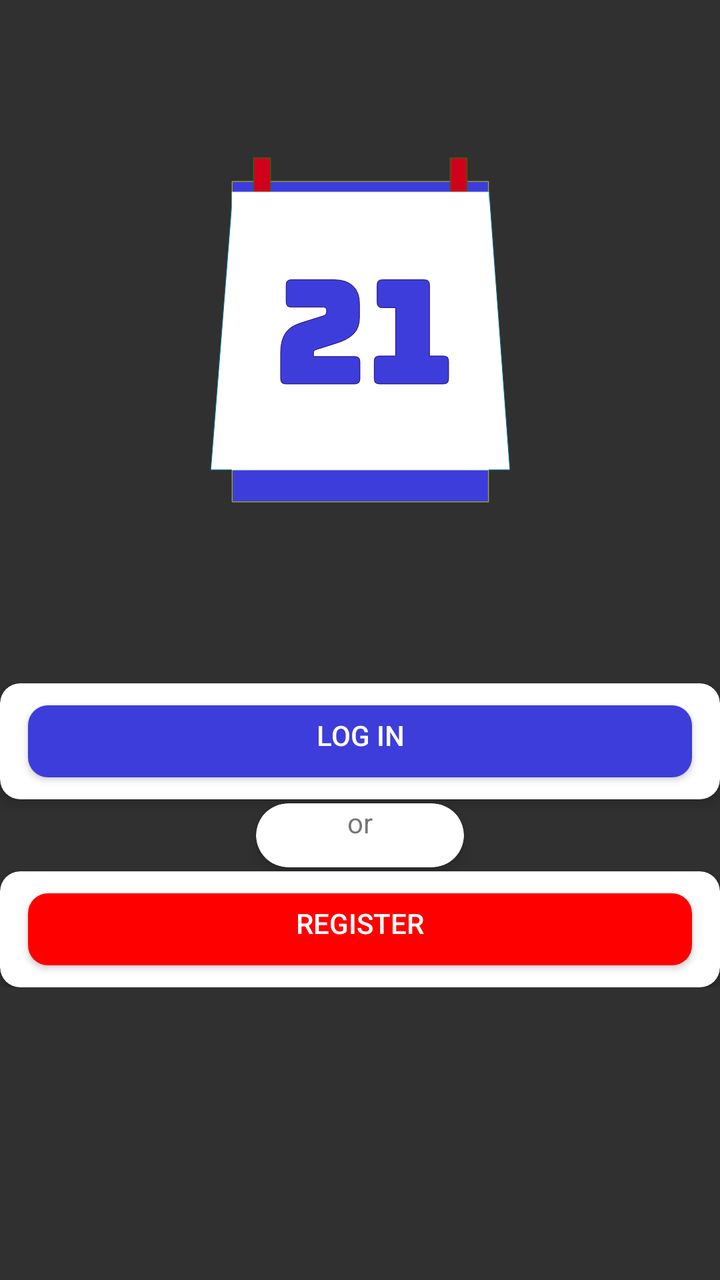
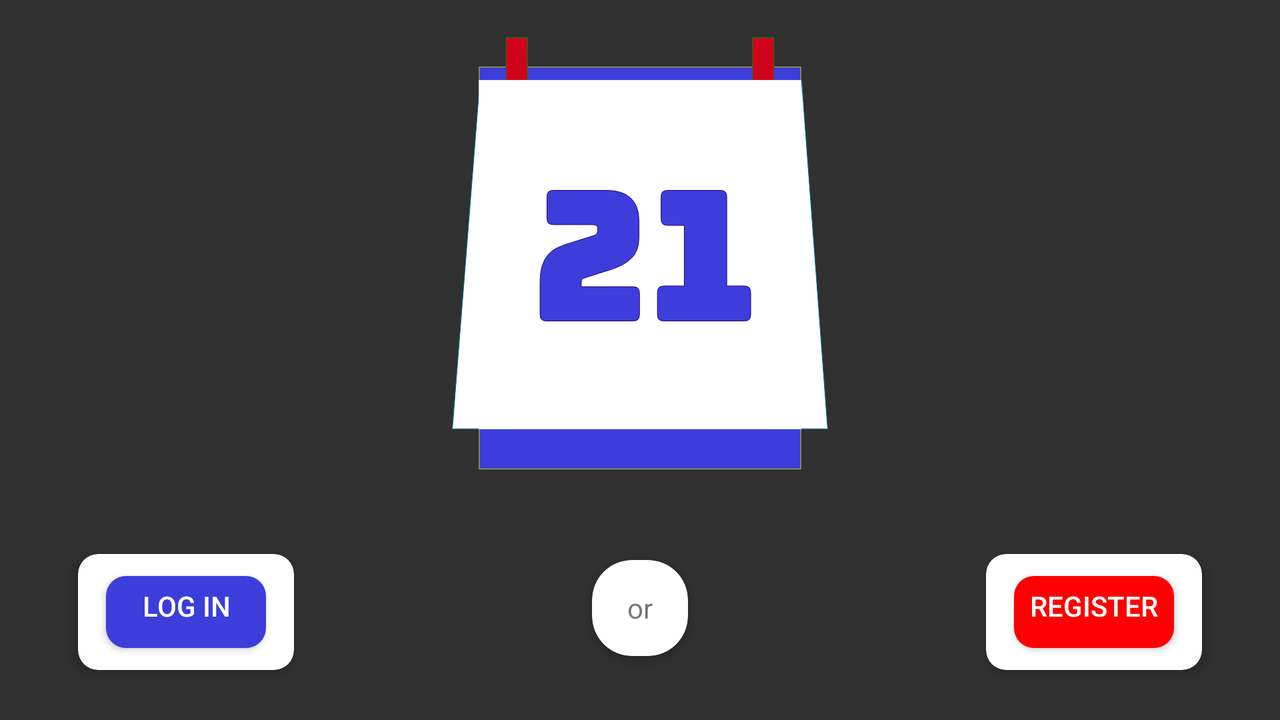

Two renders of one Android screen. The first uses the default layout on a phone; the second uses the alternative layout the repository ships for a different screen configuration, on a matching device. The two XML files are below.
<!-- AndroidManifest.xml: application theme AppTheme -->
<!-- res/layout/fragment_start.xml -->
<?xml version="1.0" encoding="utf-8"?>
<androidx.constraintlayout.widget.ConstraintLayout xmlns:android="http://schemas.android.com/apk/res/android"
    xmlns:app="http://schemas.android.com/apk/res-auto"
    xmlns:tools="http://schemas.android.com/tools"
    android:id="@+id/start"
    android:layout_width="match_parent"
    android:layout_height="match_parent"
    android:animateLayoutChanges="true"
    android:background="#303030"
    android:isScrollContainer="true"
    tools:context="com.example.calenderproject.fragments.StartFragment">

    <FrameLayout
        android:id="@+id/frame"
        android:layout_width="0dp"
        android:layout_height="wrap_content"
        android:animateLayoutChanges="true"
        app:layout_constraintBottom_toBottomOf="parent"
        app:layout_constraintEnd_toEndOf="parent"
        app:layout_constraintHorizontal_bias="1.0"
        app:layout_constraintStart_toStartOf="parent"
        app:layout_constraintTop_toTopOf="parent"
        app:layout_constraintVertical_bias="0.7">

        <androidx.cardview.widget.CardView
            android:id="@+id/form_login"
            android:layout_width="match_parent"
            android:layout_height="wrap_content"
            android:layout_gravity="top"
            android:background="#303030"
            android:padding="0dp"
            android:visibility="visible"
            app:cardCornerRadius="10dp"
            app:cardElevation="4dp">

            <LinearLayout
                android:id="@+id/login_views"
                android:layout_width="match_parent"
                android:layout_height="wrap_content"
                android:layout_marginTop="5dp"
                android:layout_marginBottom="5dp"
                android:gravity="center"
                android:orientation="vertical">

                <Button
                    android:id="@+id/buttonToSignInFromStart"
                    style="@style/RoundedCornerButton"
                    android:layout_width="match_parent"
                    android:layout_height="wrap_content"
                    android:layout_marginStart="10dp"
                    android:layout_marginEnd="10dp"
                    android:background="@drawable/round_button_style"
                    android:gravity="center|center_horizontal|center_vertical"
                    android:text="@string/sign_in"
                    tools:layout_editor_absoluteX="-136dp"
                    tools:layout_editor_absoluteY="564dp" />

                <EditText
                    android:id="@+id/editSignEmail"
                    android:layout_width="match_parent"
                    android:layout_height="wrap_content"
                    android:layout_marginStart="32dp"
                    android:layout_marginEnd="32dp"
                    android:ems="10"
                    android:hint="@string/email"
                    android:inputType="textEmailAddress"
                    android:visibility="gone"
                    app:layout_constraintBottom_toBottomOf="parent"
                    app:layout_constraintEnd_toEndOf="parent"
                    app:layout_constraintStart_toStartOf="parent"
                    app:layout_constraintTop_toTopOf="parent"
                    app:layout_constraintVertical_bias="0.51" />

                <EditText
                    android:id="@+id/editSignPassword"
                    style="@android:style/Widget.AutoCompleteTextView"
                    android:layout_width="match_parent"
                    android:layout_height="wrap_content"
                    android:layout_marginStart="32dp"
                    android:layout_marginTop="24dp"
                    android:layout_marginEnd="32dp"
                    android:ems="10"
                    android:hint="@string/password"
                    android:inputType="numberPassword"
                    android:visibility="gone"
                    app:layout_constraintEnd_toEndOf="parent"
                    app:layout_constraintStart_toStartOf="parent"
                    app:layout_constraintTop_toBottomOf="@+id/editSignEmail" />

                <Button
                    android:id="@+id/buttonSignIn"
                    style="@style/RoundedCornerButton"
                    android:layout_width="match_parent"
                    android:layout_height="wrap_content"
                    android:layout_marginStart="16dp"
                    android:layout_marginTop="32dp"
                    android:layout_marginEnd="16dp"
                    android:background="@drawable/round_button_style"
                    android:text="@string/sign_in"
                    android:visibility="gone"
                    app:layout_constraintEnd_toEndOf="parent"
                    app:layout_constraintStart_toStartOf="parent"
                    app:layout_constraintTop_toBottomOf="@+id/editSignPassword" />

            </LinearLayout>
        </androidx.cardview.widget.CardView>

        <androidx.cardview.widget.CardView
            android:id="@+id/form_register"
            android:layout_width="match_parent"
            android:layout_height="wrap_content"
            android:layout_gravity="bottom"
            android:layout_marginStart="0dp"
            android:background="#303030"
            android:padding="0dp"
            app:cardCornerRadius="10dp"
            app:cardElevation="4dp"
            app:cardPreventCornerOverlap="true">

            <LinearLayout
                android:id="@+id/register_views"
                android:layout_width="match_parent"
                android:layout_height="match_parent"
                android:layout_marginTop="5dp"
                android:layout_marginBottom="5dp"
                android:gravity="center"
                android:orientation="vertical">

                <Button
                    android:id="@+id/buttonToRegFromStart"
                    style="@style/RoundedCornerButton"
                    android:layout_width="match_parent"
                    android:layout_height="wrap_content"
                    android:layout_gravity="center"
                    android:layout_marginStart="10dp"
                    android:layout_marginEnd="10dp"
                    android:background="@drawable/round_button_style"
                    android:backgroundTint="#FF0000"
                    android:gravity="center"
                    android:text="@string/register" />

                <EditText
                    android:id="@+id/editNameReg"
                    android:layout_width="match_parent"
                    android:layout_height="wrap_content"
                    android:layout_marginStart="32dp"
                    android:layout_marginEnd="32dp"
                    android:ems="10"
                    android:gravity="start|top"
                    android:hint="@string/name"
                    android:inputType="textMultiLine"
                    android:visibility="gone"
                    app:layout_constraintBottom_toTopOf="@+id/editEmailReg"
                    app:layout_constraintEnd_toEndOf="parent"
                    app:layout_constraintHorizontal_bias="0.495"
                    app:layout_constraintStart_toStartOf="parent" />

                <EditText
                    android:id="@+id/editEmailReg"
                    android:layout_width="match_parent"
                    android:layout_height="wrap_content"
                    android:layout_marginStart="32dp"
                    android:layout_marginEnd="32dp"
                    android:ems="10"
                    android:hint="@string/email"
                    android:inputType="textEmailAddress"
                    android:visibility="gone"
                    app:layout_constraintBottom_toBottomOf="parent"
                    app:layout_constraintEnd_toEndOf="parent"
                    app:layout_constraintStart_toStartOf="parent"
                    app:layout_constraintTop_toTopOf="parent" />

                <EditText
                    android:id="@+id/editPasswordReg"
                    android:layout_width="match_parent"
                    android:layout_height="wrap_content"
                    android:layout_marginStart="32dp"
                    android:layout_marginTop="24dp"
                    android:layout_marginEnd="32dp"
                    android:ems="10"
                    android:hint="@string/password"
                    android:inputType="textPassword"
                    android:visibility="gone"
                    app:layout_constraintEnd_toEndOf="parent"
                    app:layout_constraintStart_toStartOf="parent"
                    app:layout_constraintTop_toBottomOf="@+id/editEmailReg" />

                <Button
                    android:id="@+id/buttonRegister"
                    android:layout_width="match_parent"
                    android:layout_height="0dp"
                    android:layout_marginStart="16dp"
                    android:layout_marginTop="32dp"
                    android:layout_marginEnd="16dp"
                    android:layout_weight="@android:integer/config_longAnimTime"
                    android:background="@drawable/round_button_style"
                    android:backgroundTint="#FF0000"
                    android:text="@string/register"
                    android:textColor="#FFFFFF"
                    android:visibility="gone"
                    app:layout_constraintEnd_toEndOf="parent"
                    app:layout_constraintHorizontal_bias="0.0"
                    app:layout_constraintStart_toStartOf="parent"
                    app:layout_constraintTop_toBottomOf="@+id/editPasswordReg" />

            </LinearLayout>
        </androidx.cardview.widget.CardView>

        <androidx.cardview.widget.CardView
            android:id="@+id/info_form"
            android:layout_width="match_parent"
            android:layout_height="32dp"
            android:layout_marginStart="128dp"
            android:layout_marginTop="60dp"
            android:layout_marginEnd="128dp"
            android:layout_marginBottom="60dp"
            app:cardCornerRadius="20dp"
            app:cardElevation="4dp">

            <TextView
                android:id="@+id/textViewInfoStart"
                android:layout_width="match_parent"
                android:layout_height="wrap_content"
                android:gravity="center|center_vertical"
                android:text="@string/or"
                android:textAlignment="center"
                android:visibility="visible" />
        </androidx.cardview.widget.CardView>

    </FrameLayout>

    <ImageView
        android:id="@+id/imageLogo"
        android:layout_width="0dp"
        android:layout_height="0dp"
        android:layout_marginStart="64dp"
        android:layout_marginTop="64dp"
        android:layout_marginEnd="64dp"
        android:layout_marginBottom="64dp"
        app:layout_constraintBottom_toTopOf="@+id/frame"
        app:layout_constraintDimensionRatio="1:1"
        app:layout_constraintEnd_toEndOf="parent"
        app:layout_constraintStart_toStartOf="parent"
        app:layout_constraintTop_toTopOf="parent"
        app:srcCompat="@drawable/ic_logo" />


</androidx.constraintlayout.widget.ConstraintLayout>
<!-- resources referenced by this layout -->
<resources>
  <!-- drawable ic_logo: vector/xml drawable (drawable, 3890 chars, omitted) -->
  <!-- drawable round_button_style (drawable) -->
  <?xml version="1.0" encoding="utf-8"?>
  <inset xmlns:android="http://schemas.android.com/apk/res/android"
      android:insetBottom="6dp"
      android:insetLeft="4dp"
      android:insetRight="4dp"
      android:insetTop="6dp">
      <ripple android:color="?attr/colorControlHighlight">
          <item>
              <shape android:shape="rectangle"
                  android:tint="#3D3DDB">
                  <corners android:radius="10dp"/>
                  <solid android:color="#3D3DDB"/>
                  <padding android:bottom="6dp"/>
              </shape>
          </item>
      </ripple>
  </inset>
  <string name="email">email</string>
  <string name="name">name</string>
  <string name="or">or</string>
  <string name="password">password</string>
  <string name="register">Register</string>
  <string name="sign_in">Log In</string>
  <style name="RoundedCornerButton" parent="@style/Widget.AppCompat.Button.Colored">
          <item name="background">@drawable/round_button_style</item>
          <item name="colorButtonNormal">#1a237e</item>
          <item name="colorControlHighlight">#673ab7</item>
      </style>
  <style name="AppTheme" parent="Theme.AppCompat.Light.DarkActionBar">
          
          <item name="colorPrimary">@color/colorPrimary</item>
          <item name="colorPrimaryDark">@color/colorPrimaryDark</item>
          <item name="colorAccent">@color/colorAccent</item>
      </style>
  <color name="colorPrimary">#008577</color>
  <color name="colorPrimaryDark">#00574B</color>
  <color name="colorAccent">#D81B60</color>
</resources>
<!-- res/layout-land/fragment_start.xml (the repository's variant of the layout above) -->
<!-- drawn on the phone turned sideways -->
<?xml version="1.0" encoding="utf-8"?>
<androidx.constraintlayout.widget.ConstraintLayout xmlns:android="http://schemas.android.com/apk/res/android"
    xmlns:app="http://schemas.android.com/apk/res-auto"
    xmlns:tools="http://schemas.android.com/tools"
    android:id="@+id/start"
    android:layout_width="match_parent"
    android:layout_height="match_parent"
    android:animateLayoutChanges="true"
    android:background="#303030"
    tools:context="com.example.calenderproject.fragments.StartFragment">

    <ImageView
        android:id="@+id/imageLogo"
        android:layout_width="0dp"
        android:layout_height="0dp"
        app:layout_constraintBottom_toTopOf="@+id/frame"
        app:layout_constraintDimensionRatio="1:1"
        app:layout_constraintEnd_toEndOf="parent"
        app:layout_constraintStart_toStartOf="parent"
        app:layout_constraintTop_toTopOf="parent"
        app:srcCompat="@drawable/ic_logo" />

    <FrameLayout
        android:id="@+id/frame"
        android:layout_width="0dp"
        android:layout_height="wrap_content"
        android:layout_marginStart="32dp"
        android:layout_marginEnd="32dp"
        android:animateLayoutChanges="true"
        app:layout_constraintBottom_toBottomOf="parent"
        app:layout_constraintEnd_toEndOf="parent"
        app:layout_constraintStart_toStartOf="parent"
        app:layout_constraintTop_toTopOf="parent"
        app:layout_constraintVertical_bias="1.0">

        <androidx.cardview.widget.CardView
            android:id="@+id/form_login"
            android:layout_width="wrap_content"
            android:layout_height="wrap_content"
            android:layout_gravity="bottom|start"
            android:layout_marginBottom="16dp"
            android:background="#303030"
            android:padding="0dp"
            android:visibility="visible"
            app:cardCornerRadius="10dp"
            app:cardElevation="4dp"
            app:cardPreventCornerOverlap="true"
            app:cardUseCompatPadding="true">

            <LinearLayout
                android:id="@+id/login_views"
                android:layout_width="wrap_content"
                android:layout_height="wrap_content"
                android:layout_marginTop="5dp"
                android:layout_marginBottom="5dp"
                android:orientation="vertical">

                <Button
                    android:id="@+id/buttonToSignInFromStart"
                    style="@style/RoundedCornerButton"
                    android:layout_width="match_parent"
                    android:layout_height="wrap_content"
                    android:layout_marginStart="10dp"
                    android:layout_marginEnd="10dp"
                    android:background="@drawable/round_button_style"
                    android:gravity="center|center_horizontal|center_vertical"
                    android:text="@string/sign_in"
                    tools:layout_editor_absoluteX="-136dp"
                    tools:layout_editor_absoluteY="564dp" />

                <EditText
                    android:id="@+id/editSignEmail"
                    android:layout_width="match_parent"
                    android:layout_height="wrap_content"
                    android:layout_marginStart="32dp"
                    android:layout_marginEnd="32dp"
                    android:ems="10"
                    android:hint="@string/email"
                    android:inputType="textEmailAddress"
                    android:visibility="gone"
                    app:layout_constraintBottom_toBottomOf="parent"
                    app:layout_constraintEnd_toEndOf="parent"
                    app:layout_constraintStart_toStartOf="parent"
                    app:layout_constraintTop_toTopOf="parent"
                    app:layout_constraintVertical_bias="0.51" />

                <EditText
                    android:id="@+id/editSignPassword"
                    style="@android:style/Widget.AutoCompleteTextView"
                    android:layout_width="match_parent"
                    android:layout_height="wrap_content"
                    android:layout_marginStart="32dp"
                    android:layout_marginTop="16dp"
                    android:layout_marginEnd="32dp"
                    android:ems="10"
                    android:hint="@string/password"
                    android:inputType="numberPassword"
                    android:visibility="gone"
                    app:layout_constraintEnd_toEndOf="parent"
                    app:layout_constraintStart_toStartOf="parent"
                    app:layout_constraintTop_toBottomOf="@+id/editSignEmail" />

                <Button
                    android:id="@+id/buttonSignIn"
                    style="@style/RoundedCornerButton"
                    android:layout_width="match_parent"
                    android:layout_height="wrap_content"
                    android:layout_marginStart="16dp"
                    android:layout_marginTop="24dp"
                    android:layout_marginEnd="16dp"
                    android:background="@drawable/round_button_style"
                    android:text="@string/sign_in"
                    android:visibility="gone"
                    app:layout_constraintEnd_toEndOf="parent"
                    app:layout_constraintStart_toStartOf="parent"
                    app:layout_constraintTop_toBottomOf="@+id/editSignPassword" />

            </LinearLayout>
        </androidx.cardview.widget.CardView>

        <androidx.cardview.widget.CardView
            android:id="@+id/form_register"
            android:layout_width="wrap_content"
            android:layout_height="wrap_content"
            android:layout_gravity="bottom|end"
            android:layout_marginBottom="16dp"
            android:background="#303030"
            android:padding="0dp"
            app:cardCornerRadius="10dp"
            app:cardElevation="4dp"
            app:cardPreventCornerOverlap="true"
            app:cardUseCompatPadding="true">

            <LinearLayout
                android:id="@+id/register_views"
                android:layout_width="wrap_content"
                android:layout_height="wrap_content"
                android:layout_marginTop="5dp"
                android:layout_marginBottom="5dp"
                android:orientation="vertical">

                <Button
                    android:id="@+id/buttonToRegFromStart"
                    style="@style/RoundedCornerButton"
                    android:layout_width="match_parent"
                    android:layout_height="wrap_content"
                    android:layout_gravity="center"
                    android:layout_marginStart="10dp"
                    android:layout_marginEnd="10dp"
                    android:background="@drawable/round_button_style"
                    android:backgroundTint="#FF0000"
                    android:gravity="center"
                    android:text="@string/register" />

                <EditText
                    android:id="@+id/editNameReg"
                    android:layout_width="match_parent"
                    android:layout_height="wrap_content"
                    android:layout_marginStart="32dp"
                    android:layout_marginEnd="32dp"
                    android:layout_marginTop="16dp"
                    android:ems="10"
                    android:hint="@string/name"
                    android:inputType="textPersonName"
                    android:visibility="gone"
                    app:layout_constraintBottom_toTopOf="@+id/editEmailReg"
                    app:layout_constraintEnd_toEndOf="parent"
                    app:layout_constraintHorizontal_bias="0.495"
                    app:layout_constraintStart_toStartOf="parent" />

                <EditText
                    android:id="@+id/editEmailReg"
                    android:layout_width="match_parent"
                    android:layout_height="wrap_content"
                    android:layout_marginStart="32dp"
                    android:layout_marginEnd="32dp"
                    android:layout_marginTop="16dp"
                    android:ems="10"
                    android:hint="@string/email"
                    android:inputType="textEmailAddress"
                    android:visibility="gone"
                    app:layout_constraintBottom_toBottomOf="parent"
                    app:layout_constraintEnd_toEndOf="parent"
                    app:layout_constraintStart_toStartOf="parent"
                    app:layout_constraintTop_toTopOf="parent" />

                <EditText
                    android:id="@+id/editPasswordReg"
                    android:layout_width="match_parent"
                    android:layout_height="wrap_content"
                    android:layout_marginStart="32dp"
                    android:layout_marginTop="16dp"
                    android:layout_marginEnd="32dp"
                    android:ems="10"
                    android:hint="@string/password"
                    android:inputType="textPassword"
                    android:visibility="gone"
                    app:layout_constraintEnd_toEndOf="parent"
                    app:layout_constraintStart_toStartOf="parent"
                    app:layout_constraintTop_toBottomOf="@+id/editEmailReg" />

                <Button
                    android:id="@+id/buttonRegister"
                    android:layout_width="match_parent"
                    android:layout_height="0dp"
                    android:layout_marginStart="16dp"
                    android:layout_marginTop="24dp"
                    android:layout_marginEnd="16dp"
                    android:layout_weight="@android:integer/config_longAnimTime"
                    android:background="@drawable/round_button_style"
                    android:backgroundTint="#FF0000"
                    android:text="@string/register"
                    android:visibility="gone"
                    app:layout_constraintEnd_toEndOf="parent"
                    app:layout_constraintHorizontal_bias="0.0"
                    app:layout_constraintStart_toStartOf="parent"
                    app:layout_constraintTop_toBottomOf="@+id/editPasswordReg" />

            </LinearLayout>
        </androidx.cardview.widget.CardView>

        <androidx.cardview.widget.CardView
            android:id="@+id/info_form"
            android:layout_width="wrap_content"
            android:layout_height="wrap_content"
            android:layout_gravity="bottom|center"
            android:layout_marginBottom="32dp"
            app:cardCornerRadius="20dp"
            app:cardElevation="4dp">

            <TextView
                android:id="@+id/textViewInfoStart"
                android:layout_width="48dp"
                android:layout_height="48dp"
                android:gravity="center|center_vertical"
                android:text="@string/or"
                android:textAlignment="center"
                android:visibility="visible" />
        </androidx.cardview.widget.CardView>

    </FrameLayout>


</androidx.constraintlayout.widget.ConstraintLayout>
